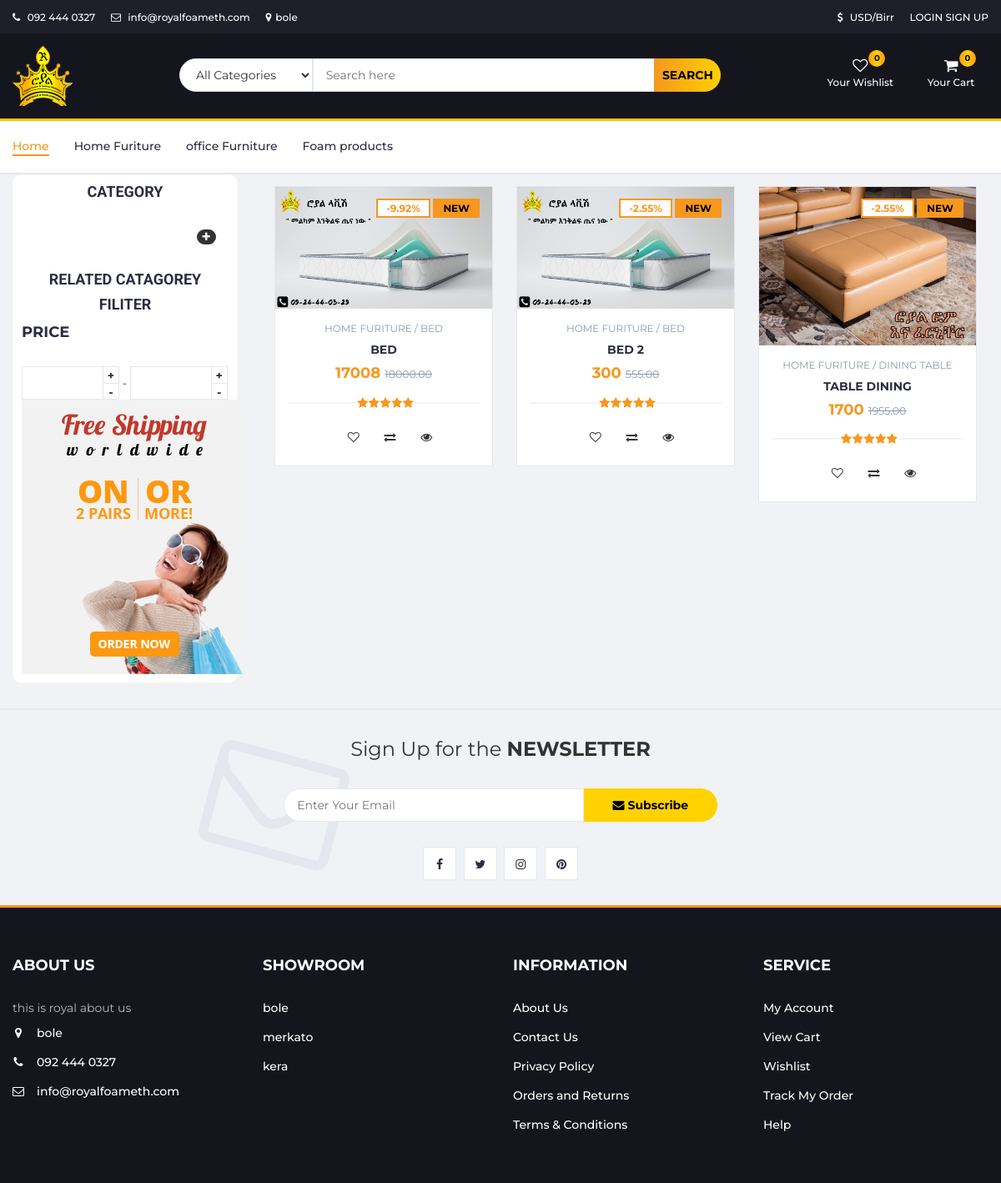
Screenshot of /home/category/1/home-furiture with the database file from the repository.
### home/models.py (models this page shows, shortened)
class Setting(models.Model):
    STATUS = (
        ('True', 'True'),
        ('False', 'False'),
    )
    title = models.CharField(max_length=150 )
    keywords = models.CharField(max_length=255)
    description = models.CharField(max_length=255)
    company = models.CharField(max_length=50)
    address = models.CharField(blank=True,max_length=100)
    phone = models.CharField(blank=True,max_length=15)
    fax = models.CharField(blank=True,max_length=15)
    email = models.CharField(blank=True,max_length=50)
    smtpserver = models.CharField(blank=True,max_length=50)
    smtpemail = models.CharField(blank=True,max_length=50)
    smtppassword = models.CharField(blank=True,max_length=10)
    smtpport = models.CharField(blank=True,max_length=5)
    icon = models.ImageField(blank=True,upload_to='images/')
    facebook = models.CharField(blank=True,max_length=50)
    instagram = models.CharField(blank=True,max_length=50)
    twitter = models.CharField(blank=True,max_length=50)
    youtube = models.CharField(blank=True, max_length=50)
    aboutus = RichTextUploadingField(blank=True)
    Mission = RichTextUploadingField(blank=True)
    Vission = RichTextUploadingField(blank=True)
    contact = RichTextUploadingField(blank=True)
    references = RichTextUploadingField(blank=True)
    status=models.CharField(max_length=10,choices=STATUS)
    create_at=models.DateTimeField(auto_now_add=True)
    update_at=models.DateTimeField(auto_now=True)

class showroom(models.Model):
    title=models.CharField(max_length=100)
    keywords=models.CharField(max_length=100)
    address=models.CharField(max_length=500)
    phone1=PhoneNumberField()
    phone2=PhoneNumberField()
    class Meta:
        verbose_name = "showroom"
        verbose_name_plural = "showrooms"

### shop/models.py (models this page shows, shortened)
class Category(MPTTModel):
    STATUS = (
        ('True', 'True'),
        ('False', 'False'),
    )
    parent = TreeForeignKey('self',blank=True, null=True ,related_name='children', on_delete=models.CASCADE)
    title = models.CharField(max_length=50)
    keywords = models.CharField(max_length=255)
    description = models.TextField(max_length=255)
    image=models.ImageField(blank=True,upload_to='images/')
    status=models.CharField(max_length=10, choices=STATUS)
    slug = models.SlugField(null=False, unique=True)
    create_at=models.DateTimeField(auto_now_add=True)
    update_at=models.DateTimeField(auto_now=True)
    class MPTTMeta:
        order_insertion_by = ['title']
    class Meta:
        verbose_name = "Category"
        verbose_name_plural = "CATEGORY"
    def __str__(self):                           # __str__ method elaborated later in
        full_path = [self.title]                  # post.  use __unicode__ in place of
        k = self.parent
        while k is not None:
            full_path.append(k.title)
            k = k.parent
        return ' / '.join(full_path[::-1])

class product(models.Model):
    STATUS = (
        ('True', 'True'),
        ('False', 'False'),
    )
    VARIANTS = (
        ('None', 'None'),
        ('Size', 'Size'),
        ('Color', 'Color'),
        ('Size-Color', 'Size-Color'),
    )
    category = models.ForeignKey(Category, on_delete=models.CASCADE) #many to one relation with Category
    title = models.CharField(max_length=150)
    keywords = models.CharField(max_length=255)
    description = models.TextField(max_length=255)
    images=models.ImageField(upload_to='images/',null=False)
    price = models.DecimalField(max_digits=12, decimal_places=2,default=0)
    amount=models.IntegerField(default=0)
    minamount=models.IntegerField(default=3)
    variant=models.CharField(max_length=10,choices=VARIANTS, default='None')
    detail=RichTextUploadingField()
    slug = models.SlugField(null=False, unique=True)
    status=models.CharField(max_length=10,choices=STATUS)
    create_at=models.DateTimeField(auto_now_add=True)
    update_at=models.DateTimeField(auto_now=True)
    class Meta:
        verbose_name = "products"
        verbose_name_plural = "PRODUCTS"
    def prcentcent(self):
        if self.price and self.minamount is not None:
            old_price =self.price
            new_price = self.minamount
            diff =0
            per =0
            diff= new_price-old_price
            per=diff*1/100
            return float(per)

### home/views.py (the view)
# urls.py: path('category/<int:id>/<slug:slug>', category_products, name='category_products'),
def category_products(request,id,slug):
    template_name = 'product_category.html'
    catdata = Category.objects.get(pk=id)
    category = Category.objects.all()
    products = product.objects.filter(category_id=id) #default language
    if not products:
        productd =[]
        category=Category.objects.filter(parent_id=id)
        maincategory =Category.objects.filter(level=0).order_by('id')
        products =product.objects.filter(category_id__in=[rs.id for rs in category])
    category = Category.objects.all()
    context={'products': products,
             'catdata': catdata,
             'category': category,}
    return render(request,template_name,context)

### templates/product_category.html (shortened to what this page needs)
{% extends "base.html" %}
{% load static %}
{% block content %}
<section>
         <div class="container">
            <div class="row">
                {% include "side-bar.html" %}
                <div class="col-sm-9">
                  <div class="products-tabs">
                                {% for rs in products %}
                                    <div class="col-sm-4">
                                        <div class="product">
                                            <div class="product-img">
                                                <img src="{{ rs.images.url }}" alt="">
                                                <div class="product-label">
                                                    <span class="sale">{{rs.prcentcent}}%</span>
                                                    <span class="new">NEW {{rs.newproducts}}</span>
                                                </div>
                                            </div>
                                            <div class="product-body">
                                                <p class="product-category">{{ rs.category }}</p>
                                                <h3 class="product-name"><a href="#">{{ rs.title }}</a></h3>
                                                <h4 class="product-price">{{ rs.minamount }} <del class="product-old-price">{{ rs.price }}</del></h4>
                                                <div class="product-rating">
                                                    <i class="fa fa-star"></i>
                                                    <i class="fa fa-star"></i>
                                                    <i class="fa fa-star"></i>
                                                    <i class="fa fa-star"></i>
                                                    <i class="fa fa-star"></i>
                                                </div>
                                               <div class="product-btns">
                                                    <button class="add-to-wishlist"><i class="fa fa-heart-o"></i><span class="tooltipp">add to wishlist</span></button>
                                                    <button class="add-to-compare"><i class="fa fa-exchange"></i><span class="tooltipp">add to compare</span></button>
                                                    <button class="add-to-compare"  onclick="window.location.href='{% url 'product_detail' rs.id rs.slug %}'"><i class="fa fa-eye"></i><span class="tooltipp">quick view</span></button>
                                                </div>
                                            </div>
                                             <div class="add-to-cart">
                                                {% if  rs.variant != 'None'   %}
                                                   <a href="{% url 'product_detail' rs.id rs.slug %}" class="add-to-cart-btn" > quick view</a>
                                                    {% else  %}
                                                  <a href=" {% url 'addtoshopcart'  rs.id %}" class="add-to-cart-btn" > Add to Cart</a>
                                                    {%endif%}
                                            </div>
                                        </div>
                                    </div>
                                {%endfor%}
                     </div>
                 </div>
              </div>
            </div>
 </section>
    {% endblock content %}

### templates/navbar.html (shortened to what this page needs)
{% load static %}
		<header >
			<div id="top-header">
				<div class="container">
					{% load mytags %}
										{% companyinfo as companyinfo %}
					<ul class="header-links pull-left">
						<li><a href="#"><i class="fa fa-phone"></i> {{companyinfo.phone}}</a></li>
						<li><a href="#"><i class="fa fa-envelope-o"></i> {{companyinfo.email}}</a></li>
						<li><a href="#"><i class="fa fa-map-marker"></i>{{companyinfo.address}}</a></li>
					</ul>
					<ul class="header-links pull-right">
						<li><a href="#"><i class="fa fa-dollar"></i> USD/Birr</a></li>
						{%if user.id is not None  %}
							{% load account_tags %}
							{%else%}
							<li>
								<a href="{% url "account_login" %}" class="text-uppercase"> login</a>
								<a href="{% url "account_signup" %}" class="text-uppercase">Sign Up</a>
							</li>
							{%endif%}
					</ul>
				</div>
			</div>
			<div id="header" >
				<div class="container">
					<div class="row">
						<div class="col-md-2">
							<div class="header-logo">
								<a href="{% url 'home'%}" class="logo">
									<img src="{{companyinfo.icon.url}}" alt="">
								</a>
							</div>
						</div>
		                <div id="fixed-header">
						<div class="col-md-7">
							<div class="header-search">
								<form action="{% url 'search' %}" method="GET" value="{{request.GET.query}}">
									<select name="catid" class ="input-select">
										<option value="0">All Categories</option>
										{% load mytags %}
									</select>
									<input id="query" name="query" class="input"  placeholder="Search here">
									<button class="search-btn" type="submit">Search</button>
								</form>
							</div>
						</div>
						<div class="col-md-3 clearfix">
							<div class="header-ctn" >
								<div class="dropdown">
									<a class="dropdown-toggle" data-toggle="dropdown" aria-expanded="true">
										<i class="fa fa-heart-o"></i>
										<span>Your Wishlist</span>
										{% load mytags %}
										{% wishlistcount user.id as count %}
												<div class="qty">{{ count }}</div>
									</a>
											 {% load mytags %}
											{% wishlistcount user.id as count %}
								</div>
								<div class="dropdown">
									<a class="dropdown-toggle" data-toggle="dropdown" aria-expanded="true">
										<i class="fa fa-shopping-cart"></i>
										<span>Your Cart</span>
										 {% load mytags %}
                                {% shopcartcount user.id as count %}
										<div class="qty">{{ count }}</div>
									</a>
											 {% load mytags %}
											{% shopcartcount user.id as count %}
								</div>
							</div>
						</div>
					</div>
					</div>
				</div>
			</div>
		</header>
		<nav id="navigation" >
			<div class="container">
				<div id="responsive-nav">
					<ul class="main-nav nav navbar-nav">
						<li class="active"><a href="{% url 'home'%}">Home</a></li>
						 {% load mytags %}
						{% maincategorylist as maincategorylist_list %}
						 {% for rs in maincategorylist_list %}
						 <li><a href="{% url 'category_products' rs.id rs.slug %}">{{ rs.title }} </a></li>
						{%endfor%}
					</ul>
				</div>
			</div>
		</nav>

### templates/footer.html (shortened to what this page needs)
		<div id="newsletter" class=" section ">
			<div class="container">
				<div class="row">
					<div class="col-md-12 col-sm-9 ">
						<div class="newsletter">
							<p>Sign Up for the <strong>NEWSLETTER</strong></p>
							<form method ='GET' action="{% url 'subscriber' %}" >
								<input class="input" type="email" name='subscriber_email' placeholder="Enter Your Email">
								<button class="newsletter-btn"><i class="fa fa-envelope"></i> Subscribe</button>
							</form>
							<ul class="newsletter-follow">
								{% load mytags %}
										{% companyinfo as socialmedia %}
								<li>
									<a href="{{ socialmedia.facebook }}" target="_blank"><i class="fa fa-facebook"></i></a>
								</li>
								<li>
									<a href="#"><i class="fa fa-twitter" target="_blank"></i></a>
								</li>
								<li>
									<a href="{{socialmedia.instagram}}" target="_blank"><i class="fa fa-instagram"></i></a>
								</li>
								<li>
									<a href="#"><i class="fa fa-pinterest"></i></a>
								</li>
							</ul>
						</div>
					</div>
				</div>
			</div>
		</div>
		<footer id="footer">
			<div class="section">
				<div class="container">
					<div class="row">
						<div class="col-md-3 col-xs-6">
							{% load mytags %}
										{% companyinfo as companyinfo %}
							<div class="footer">
								<h3 class="footer-title">About Us</h3>
								<p>{{companyinfo.aboutus|safe}}  </p>
								<ul class="footer-links">
									<li><a href="#"><i class="fa fa-map-marker"></i>{{companyinfo.address}}</a></li>
									<li><a href="#"><i class="fa fa-phone"></i>{{companyinfo.phone}}</a></li>
									<li><a href="#"><i class="fa fa-envelope-o"></i>{{companyinfo.email}}</a></li>
								</ul>
							</div>
						</div>
						<div class="col-md-3 col-xs-6">
							<div class="footer">
								<h3 class="footer-title">ShowRoom</h3>
								<ul class="footer-links">
								{% load mytags %}
											 {% showroomlist as showroomlist_list %}
											{%for rs in showroomlist_list  %}
									<li><a href="#">{{rs.title}}</a></li>
									{%endfor%}
								</ul>
							</div>
						</div>
						<div class="col-md-3 col-xs-6">
							<div class="footer">
								<h3 class="footer-title">Information</h3>
								<ul class="footer-links">
									<li><a href="{%url 'aboutus'%}">About Us</a></li>
									<li><a href="{%url 'contactus' %}">Contact Us</a></li>
									<li><a href="#">Privacy Policy</a></li>
									<li><a href="#">Orders and Returns</a></li>
									<li><a href="#">Terms & Conditions</a></li>
								</ul>
							</div>
						</div>
						<div class="col-md-3 col-xs-6">
							<div class="footer">
								<h3 class="footer-title">Service</h3>
								<ul class="footer-links">
									<li><a href=""> My Account</a></li>
									<li><a href="#">View Cart</a></li>
									<li><a href="#">Wishlist</a></li>
									<li><a href="#">Track My Order</a></li>
									<li><a href="#">Help</a></li>
								</ul>
							</div>
						</div>
					</div>
				</div>
			</div>
		</footer>

### rows the page displays
Setting: phone "092 444 0327", email "info@royalfoameth.com", address "bole", icon (picture), aboutus "this is royal about us"
Category: title "Home Furiture"
Category: title "office Furniture"
Category: title "Foam products"
product: images (picture), prcentcent "-9.92", category "HOME FURITURE / BED", title "BED", minamount "17008", price "18000.00"
product: images (picture), prcentcent "-2.55", category "HOME FURITURE / BED", title "BED 2", minamount "300", price "555.00"
product: images (picture), prcentcent "-2.55", category "HOME FURITURE / DINING TABLE", title "TABLE DINING", minamount "1700", price "1955.00"
showroom: title "bole"
showroom: title "merkato"
showroom: title "kera"

### other values shown
{{ count }} "0"
